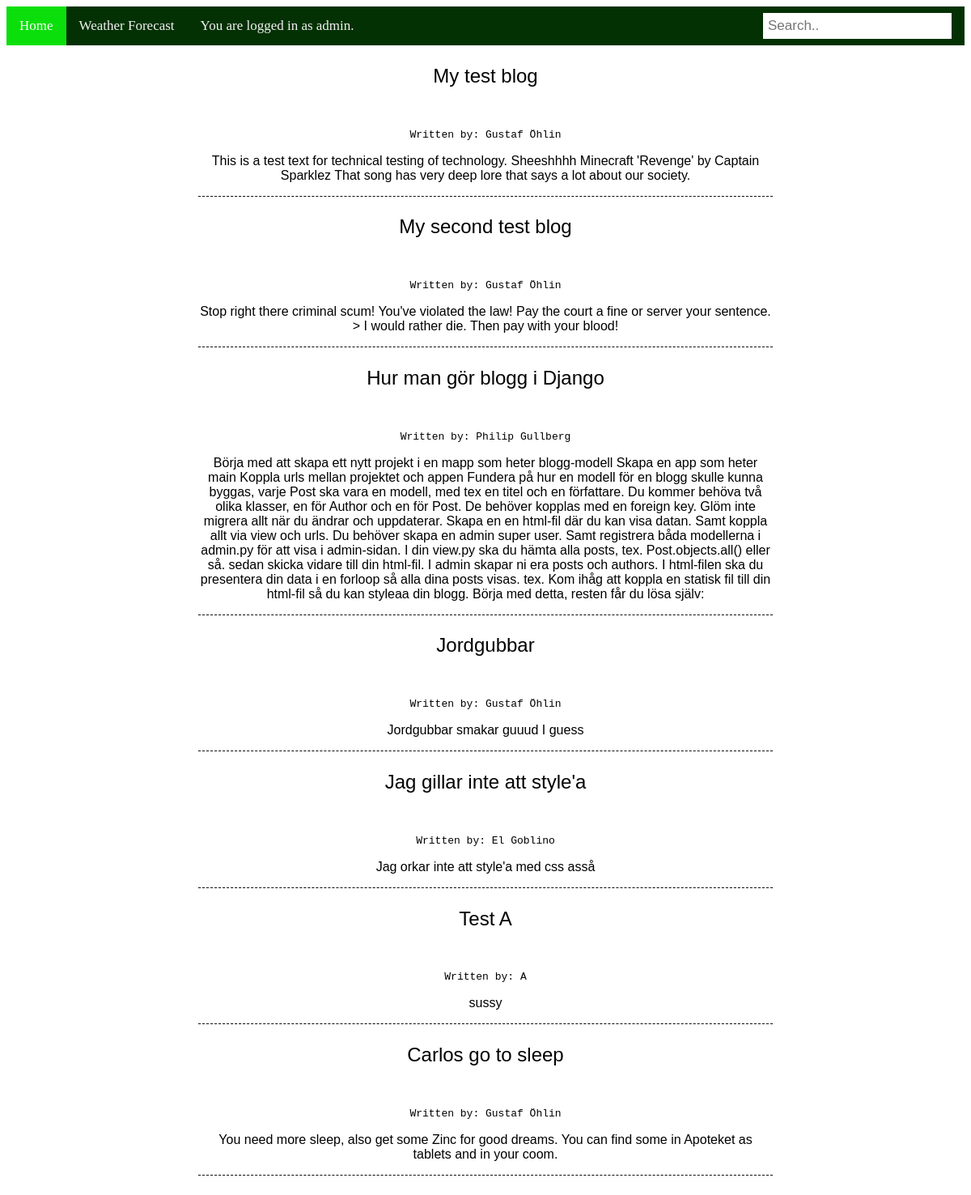
Page /blogg/ (signed in) on the committed database.
### main/models.py (models this page shows, shortened)
class Post(models.Model):
    title       = models.CharField      (max_length = 100)
    content     = models.TextField      (max_length = 5000)
    pub_date    = models.DateTimeField  ('date published')
    tags        = models.CharField      (max_length = 300)
    author      = models.ForeignKey     (Author, on_delete = models.CASCADE)

class Author(models.Model):
    name        = models.CharField      (max_length = 50)
    joined      = models.DateTimeField  ( 'date joined' )
    job_title   = models.CharField      (max_length = 50)
    def __str__(self):
        return self.name

### main/views.py (the view)
# urls.py: path('', views.index, name='index'),
def index(request):
    post = Post.objects.all()
    return render(request, "blogg/index.html", {'queryset':post})

### main/templates/blogg/index.html
{% extends "navbar/nav.html" %}
{% load static %}
{% block extrahead %}
<link rel="stylesheet" href="{% static 'blogg/style.css' %}">
{% endblock %}
{% block content %}
{% for post in queryset %}
    <div class="mainpage">
        <h2>{{post.title}}</h2><br>
        <p id="author">Written by: {{post.author}}</p>
        <p class="content">{{post.content}}</p>
    </div>
{% endfor %}
{% endblock %}

### main/templates/navbar/nav.html (shortened to what this page needs)
{% load static %}
<html>
    <head>
        <link rel="stylesheet" href="{% static 'navbar/style.css' %}">
        {% block extrahead %}{% endblock %}
    </head>
<body>
    <div class="topnav">
        <a class="active" href="/blogg/">Home</a>
        <a href="/blogg/weather/">Weather Forecast</a>
        {% if user.is_authenticated %}
            <p id="navUser">You are logged in as {{user}}.</p>
        {% else %}
            <a href="/login">Login</a>
        {% endif %}
        <form action="{% url 'main:search' %}" method="post">
            <input type="text" placeholder="Search.." name="search">
        </form>
    </div>
    {% block content %}{% endblock %}
</body>
</html>

### main/static/navbar/style.css (style rules this page uses)
.topnav { background-color: #033103; overflow: hidden; }
.topnav a, .topnav p { float: left; color: #f2f2f2; text-align: center; padding: 14px 16px; text-decoration: none; font-size: 17px; margin: 0; }
.topnav a.active { background-color: #0bdf0b; color: white; }
.topnav input[type=text] { float: right; padding: 6px; border: none; margin-top: 8px; margin-right: 16px; font-size: 17px; }

### main/static/blogg/style.css (style rules this page uses)
div.mainpage h2 { font-family: 'Gill Sans', 'Gill Sans MT', Calibri, 'Trebuchet MS', sans-serif; color: black; font-weight: 500; }
#author { font-family: monospace; }
div.mainpage { font-family: 'Trebuchet MS', 'Lucida Sans Unicode', 'Lucida Grande', 'Lucida Sans', Arial, sans-serif; text-align: center; border-bottom: 1px dashed; margin: 2% 30% 2% 30%; }
@media screen and (max-width: 1200px) { div.mainpage { margin: 2% 20% 2% 20%; } }

### rows in the picture
Post: title "My test blog", author "Gustaf Öhlin", content "This is a test text for technical testing of technology. Sheeshhhh Minecraft 'Revenge' by Captain Sparklez That song has very deep lore that says a lot about our society."
Post: title "My second test blog", author "Gustaf Öhlin", content "Stop right there criminal scum! You've violated the law! Pay the court a fine or server your sentence. > I would rather die. Then pay with your blood!"
Post: title "Hur man gör blogg i Django", author "Philip Gullberg", content "Börja med att skapa ett nytt projekt i en mapp som heter blogg-modell Skapa en app som heter main Koppla urls mellan projektet och appen Fundera på hur en modell för en blogg skulle kunna byggas, varje Post ska vara en modell, med tex en titel och en författare. Du kommer behöva två olika klasser, en för Author och en för Post. De behöver kopplas med en foreign key. Glöm inte migrera allt när du ändrar och uppdaterar. Skapa en en html-fil där du kan visa datan. Samt koppla allt via view och urls. Du behöver skapa en admin super user. Samt registrera båda modellerna i admin.py för att visa i admin-sidan. I din view.py ska du hämta alla posts, tex. Post.objects.all() eller så. sedan skicka…"
Post: title "Jordgubbar", author "Gustaf Öhlin", content "Jordgubbar smakar guuud I guess"
Post: title "Jag gillar inte att style'a", author "El Goblino", content "Jag orkar inte att style'a med css asså"
Post: title "Test A", author "A", content "sussy"
Post: title "Carlos go to sleep", author "Gustaf Öhlin", content "You need more sleep, also get some Zinc for good dreams. You can find some in Apoteket as tablets and in your coom."

### other values in the picture
{{ user }} "admin"
